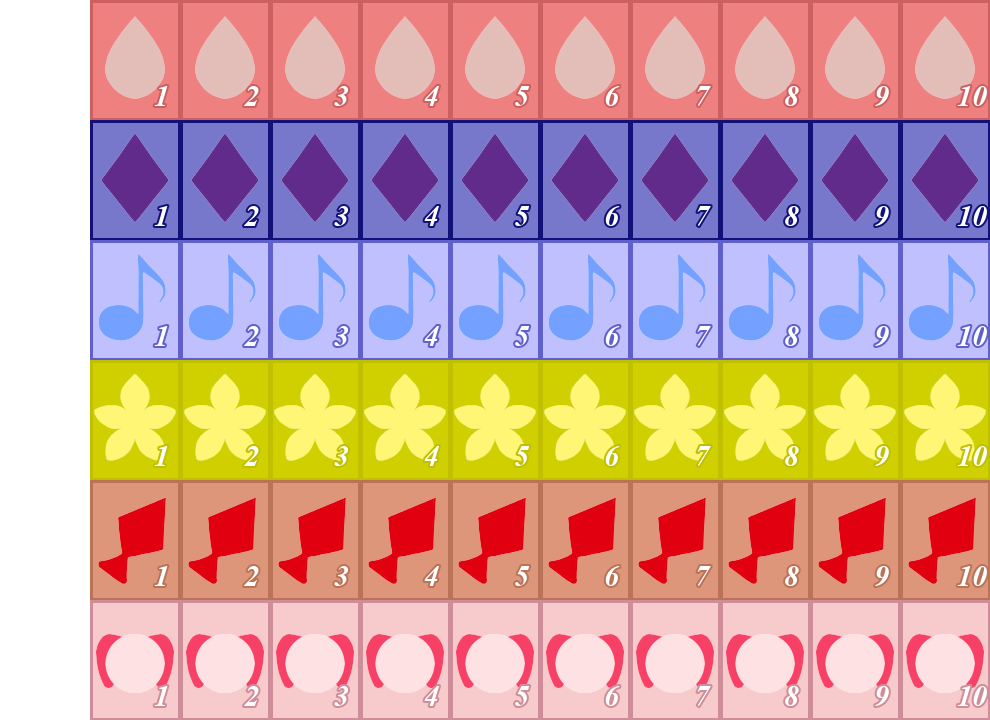

Write Python code to recreate this figure.
from PIL import Image, ImageDraw, ImageFont

def load_font(size):
    try:
        font_path = "C:/Windows/Fonts/timesbi.ttf" 
        return ImageFont.truetype(font_path, size)
    except OSError:
        # フォントが見つからない場合のフォールバック（デフォルトフォント）
        print("指定のフォントが見つかりませんでした。デフォルトを使用します。")
        return ImageFont.load_default()

ccolors = [ (204,96,96), (17,17,119), (96,96,204), (192,192,0), (186,115,87), (207,141,154) ]
wcolors = [ (238,128,128), (119,119,204), (192,192,255), (208,208,0), (222,150,122), (247,202,203)]
suits = ["Md.png", "Hm.png", "Sy.png", "Mm.png", "Ky.png", "Ng.png"]

mark_images = []
for s in suits:
    try:
        # 透過PNGとして読み込む
        mark_images.append(Image.open(s).convert("RGBA"))
    except FileNotFoundError:
        print(f"警告: {s} が見つかりません。")
        mark_images.append(None)

def generate_card_sheet():
    card_w, card_h = 90, 120
    cols, rows = 11, 6
    num_font = load_font(30)

    sheet_w = card_w * cols
    sheet_h = card_h * rows
    sheet = Image.new("RGBA", (sheet_w, sheet_h), (0, 0, 0, 0))

    for i in range(rows):
        draw = ImageDraw.Draw(sheet)
        draw.rectangle((card_w, card_h*i, sheet_w, card_h*(i+1)), fill=ccolors[i])
        for j in range(1, cols):
            draw.rectangle((card_w*j+3, card_h*i+3, card_w*(j+1)-3, card_h*(i+1)-3), fill=wcolors[i])
            if mark_images[i]:
                mark_img = mark_images[i]
                # pasteの第3引数に同じ画像を渡すことで、アルファチャンネル（透過）を適用する
                sheet.paste(mark_img, (card_w * j, card_h * i), mark_img)

            text_x = card_w * (j+0.8)
            text_y = 10 + card_h * (i+0.8)
            draw.text((text_x, text_y), str(j), font=num_font, fill="white", stroke_width=2, stroke_fill=ccolors[i], anchor="ms")

    sheet.save("cardimages.png")
    print("cardimages.png を保存しました！")

if __name__ == "__main__":
    generate_card_sheet()
